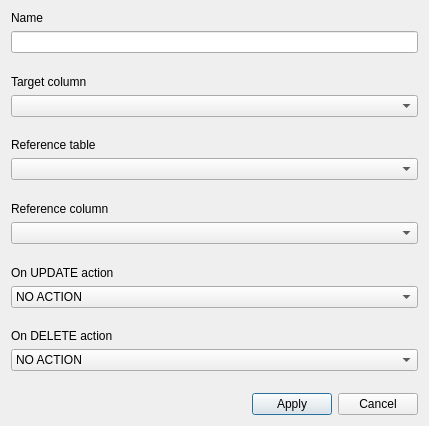
<?xml version="1.0" encoding="UTF-8"?>
<ui version="4.0">
 <class>AddForeignKeyForm</class>
 <widget class="QDialog" name="AddForeignKeyForm">
  <property name="geometry">
   <rect>
    <x>0</x>
    <y>0</y>
    <width>429</width>
    <height>426</height>
   </rect>
  </property>
  <property name="windowTitle">
   <string>Foreign key editor</string>
  </property>
  <layout class="QVBoxLayout" name="verticalLayout_7">
   <item>
    <layout class="QVBoxLayout" name="verticalLayout">
     <item>
      <widget class="QLabel" name="lblName">
       <property name="text">
        <string>Name</string>
       </property>
      </widget>
     </item>
     <item>
      <widget class="QLineEdit" name="edtName"/>
     </item>
     <item>
      <spacer name="verticalSpacer">
       <property name="orientation">
        <enum>Qt::Vertical</enum>
       </property>
       <property name="sizeHint" stdset="0">
        <size>
         <width>20</width>
         <height>40</height>
        </size>
       </property>
      </spacer>
     </item>
    </layout>
   </item>
   <item>
    <layout class="QVBoxLayout" name="verticalLayout_2">
     <item>
      <widget class="QLabel" name="lblTargetColumn">
       <property name="text">
        <string>Target column</string>
       </property>
      </widget>
     </item>
     <item>
      <widget class="QComboBox" name="cmbTargetColumn"/>
     </item>
     <item>
      <spacer name="verticalSpacer_2">
       <property name="orientation">
        <enum>Qt::Vertical</enum>
       </property>
       <property name="sizeHint" stdset="0">
        <size>
         <width>20</width>
         <height>40</height>
        </size>
       </property>
      </spacer>
     </item>
    </layout>
   </item>
   <item>
    <layout class="QVBoxLayout" name="verticalLayout_3">
     <item>
      <widget class="QLabel" name="lblReferenceTable">
       <property name="text">
        <string>Reference table</string>
       </property>
      </widget>
     </item>
     <item>
      <widget class="QComboBox" name="cmbReferenceTable"/>
     </item>
     <item>
      <spacer name="verticalSpacer_3">
       <property name="orientation">
        <enum>Qt::Vertical</enum>
       </property>
       <property name="sizeHint" stdset="0">
        <size>
         <width>20</width>
         <height>40</height>
        </size>
       </property>
      </spacer>
     </item>
    </layout>
   </item>
   <item>
    <layout class="QVBoxLayout" name="verticalLayout_4">
     <item>
      <widget class="QLabel" name="lblReferenceColumn">
       <property name="text">
        <string>Reference column</string>
       </property>
      </widget>
     </item>
     <item>
      <widget class="QComboBox" name="cmbReferenceColumn"/>
     </item>
     <item>
      <spacer name="verticalSpacer_4">
       <property name="orientation">
        <enum>Qt::Vertical</enum>
       </property>
       <property name="sizeHint" stdset="0">
        <size>
         <width>20</width>
         <height>40</height>
        </size>
       </property>
      </spacer>
     </item>
    </layout>
   </item>
   <item>
    <layout class="QVBoxLayout" name="verticalLayout_5">
     <item>
      <widget class="QLabel" name="lblOnUpdateAction">
       <property name="text">
        <string>On UPDATE action</string>
       </property>
      </widget>
     </item>
     <item>
      <widget class="QComboBox" name="cmbOnUpdateAction">
       <item>
        <property name="text">
         <string>NO ACTION</string>
        </property>
       </item>
       <item>
        <property name="text">
         <string>RESTRICT</string>
        </property>
       </item>
       <item>
        <property name="text">
         <string>CASCADE</string>
        </property>
       </item>
       <item>
        <property name="text">
         <string>SET NULL</string>
        </property>
       </item>
       <item>
        <property name="text">
         <string>SET DEFAULT</string>
        </property>
       </item>
      </widget>
     </item>
     <item>
      <spacer name="verticalSpacer_5">
       <property name="orientation">
        <enum>Qt::Vertical</enum>
       </property>
       <property name="sizeHint" stdset="0">
        <size>
         <width>20</width>
         <height>40</height>
        </size>
       </property>
      </spacer>
     </item>
    </layout>
   </item>
   <item>
    <layout class="QVBoxLayout" name="verticalLayout_6">
     <item>
      <widget class="QLabel" name="label_6">
       <property name="text">
        <string>On DELETE action</string>
       </property>
      </widget>
     </item>
     <item>
      <widget class="QComboBox" name="cmbOnDeleteAction">
       <item>
        <property name="text">
         <string>NO ACTION</string>
        </property>
       </item>
       <item>
        <property name="text">
         <string>RESTRICT</string>
        </property>
       </item>
       <item>
        <property name="text">
         <string>CASCADE</string>
        </property>
       </item>
       <item>
        <property name="text">
         <string>SET NULL</string>
        </property>
       </item>
       <item>
        <property name="text">
         <string>SET DEFAULT</string>
        </property>
       </item>
      </widget>
     </item>
     <item>
      <spacer name="verticalSpacer_6">
       <property name="orientation">
        <enum>Qt::Vertical</enum>
       </property>
       <property name="sizeHint" stdset="0">
        <size>
         <width>20</width>
         <height>40</height>
        </size>
       </property>
      </spacer>
     </item>
    </layout>
   </item>
   <item>
    <layout class="QHBoxLayout" name="horizontalLayout">
     <item>
      <spacer name="horizontalSpacer">
       <property name="orientation">
        <enum>Qt::Horizontal</enum>
       </property>
       <property name="sizeHint" stdset="0">
        <size>
         <width>40</width>
         <height>20</height>
        </size>
       </property>
      </spacer>
     </item>
     <item>
      <widget class="QPushButton" name="btnApply">
       <property name="text">
        <string>Apply</string>
       </property>
      </widget>
     </item>
     <item>
      <widget class="QPushButton" name="btnCancel">
       <property name="text">
        <string>Cancel</string>
       </property>
      </widget>
     </item>
    </layout>
   </item>
  </layout>
 </widget>
 <resources/>
 <connections/>
</ui>
